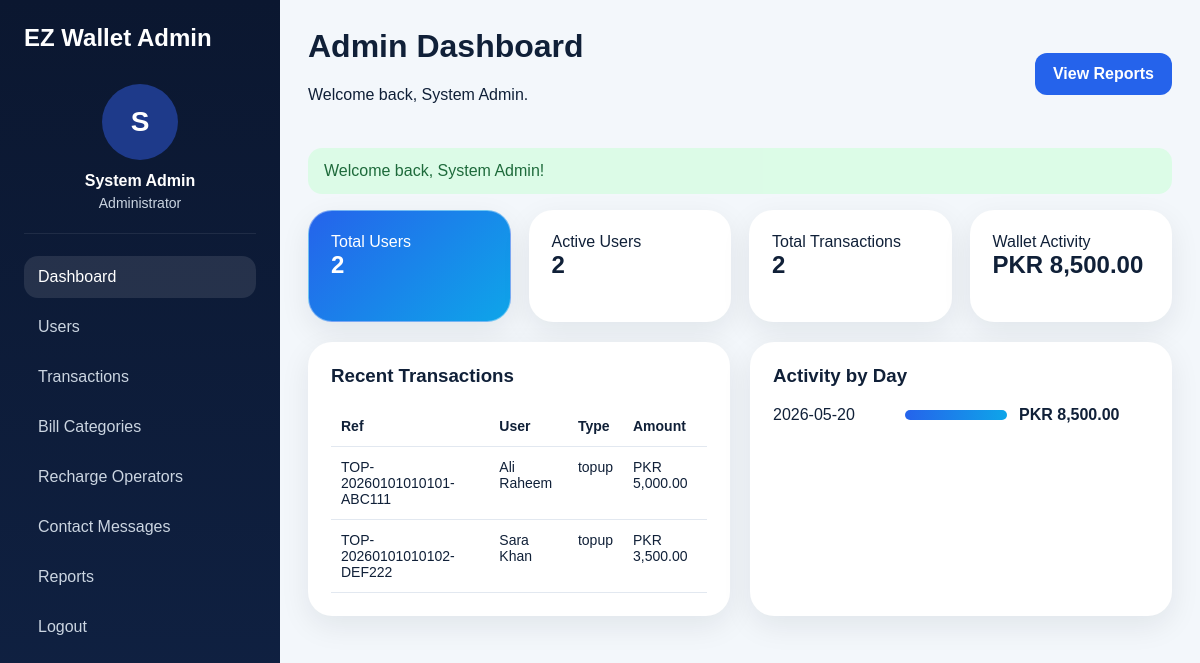
Screenshot of /public/index.php?route=admin/dashboard (signed in) with the database file from the repository.
### tables this page shows
CREATE TABLE wallets (id INT AUTO_INCREMENT PRIMARY KEY,user_id INT NOT NULL UNIQUE,balance DECIMAL(12,2) NOT NULL DEFAULT 0.00,created_at DATETIME NOT NULL,updated_at DATETIME NOT NULL,CONSTRAINT fk_wallet_user FOREIGN KEY (user_id) REFERENCES users(id) ON DELETE CASCADE);

CREATE TABLE users (id INT AUTO_INCREMENT PRIMARY KEY,name VARCHAR(120) NOT NULL,username VARCHAR(80) NOT NULL UNIQUE,email VARCHAR(150) NOT NULL UNIQUE,phone VARCHAR(30) NOT NULL,password_hash VARCHAR(255) NOT NULL,role ENUM('admin','user') NOT NULL DEFAULT 'user',status ENUM('active','inactive') NOT NULL DEFAULT 'active',avatar VARCHAR(255) NULL,created_at DATETIME NOT NULL,updated_at DATETIME NOT NULL);

CREATE TABLE transactions (id INT AUTO_INCREMENT PRIMARY KEY,reference_no VARCHAR(60) NOT NULL,user_id INT NOT NULL,related_user_id INT NULL,type ENUM('topup','transfer','bill_payment','recharge') NOT NULL,direction ENUM('credit','debit') NOT NULL,amount DECIMAL(12,2) NOT NULL,fee DECIMAL(12,2) NOT NULL DEFAULT 0.00,description VARCHAR(255) NULL,status ENUM('pending','completed','failed') NOT NULL DEFAULT 'completed',created_at DATETIME NOT NULL,INDEX idx_transaction_user (user_id),INDEX idx_reference (reference_no),CONSTRAINT fk_transaction_user FOREIGN KEY (user_id) REFERENCES users(id) ON DELETE CASCADE,CONSTRAINT fk_transaction_related_user FOREIGN KEY (related_user_id) REFERENCES users(id) ON DELETE SET NULL);

### controllers/BaseController.php (called while the page is built, shortened)
<?php
abstract class BaseController
{
    protected function view(string $view, array $data = [], string $layout = 'app'): void
    {
        extract($data);
        $layoutFile = __DIR__ . '/../views/layouts/' . $layout . '.php';
        require $layoutFile;
    }
}

### controllers/AdminController.php (called while the page is built, shortened)
<?php
class AdminController extends BaseController
{
    public function dashboard(): void
    {
        require_admin(); $userModel=new User(); $txnModel=new Transaction();
        $this->view('admin/dashboard', ['title'=>'Admin Dashboard','counts'=>$userModel->counts(),'stats'=>$txnModel->stats(),'recentTransactions'=>array_slice($txnModel->all(),0,8),'dailySummary'=>$txnModel->dailySummary(14)], 'admin');
    }
}

### public/index.php (called while the page is built, shortened)
<?php
require_once __DIR__ . '/../routes/web.php';
$route = $_GET['route'] ?? 'home';
[$controllerClass, $method] = $routes[$route];
$controller = new $controllerClass();
$controller->$method();

### config/database.php (called while the page is built)
<?php
class Database
{
    private static ?PDO $instance = null;
    public static function getInstance(): PDO
    {
        if (self::$instance === null) {
            $config = require __DIR__ . '/app.php';
            $db = $config['db'];
            $dsn = sprintf(
                'mysql:host=%s;port=%s;dbname=%s;charset=%s',
                $db['host'],
                $db['port'],
                $db['database'],
                $db['charset']
            );
            self::$instance = new PDO($dsn, $db['username'], $db['password'], [
                PDO::ATTR_ERRMODE => PDO::ERRMODE_EXCEPTION,
                PDO::ATTR_DEFAULT_FETCH_MODE => PDO::FETCH_ASSOC,
                PDO::ATTR_EMULATE_PREPARES => false,
            ]);
        }
        return self::$instance;
    }
}

### models/BaseModel.php (called while the page is built, shortened)
<?php
abstract class BaseModel
{
    public function __construct()
    {
        $this->db = Database::getInstance();
    }
}

### models/User.php (called while the page is built, shortened)
<?php
class User extends BaseModel
{
    public function findById(int $id): ?array
    {
        $stmt = $this->db->prepare("SELECT u.*, w.balance FROM users u LEFT JOIN wallets w ON w.user_id=u.id WHERE u.id=?");
        $stmt->execute([$id]);
        return $stmt->fetch() ?: null;
    }
}

### includes/auth.php (called while the page is built, shortened)
<?php
function auth_user(): ?array
{
    if (!empty($_SESSION['user_id'])) {
        return (new User())->findById((int)$_SESSION['user_id']);
    }
    return null;
}

### includes/helpers.php (called while the page is built, shortened)
<?php
function app_config(): array
{
    static $config = null;
    if ($config === null) {
        $config = require __DIR__ . '/../config/app.php';
    }
    return $config;
}
function base_url(string $path = ''): string
{
    $base = rtrim(app_config()['base_path'], '/');
    $path = ltrim($path, '/');
    return $base . ($path ? '/' . $path : '');
}
function e(?string $value): string
{
    return htmlspecialchars((string)$value, ENT_QUOTES, 'UTF-8');
}
function money(float $amount): string
{
    return app_config()['currency'] . ' ' . number_format($amount, 2);
}
function current_route(): string
{
    return $_GET['route'] ?? 'home';
}
function route_is(string $route): bool
{
    return current_route() === $route;
}

### config/app.php (called while the page is built)
<?php
return [
    'app_name' => 'EZ Wallet Secure Financial Transaction',
    'base_path' => '/ez_wallet_secure/public',
    'db' => [
        'host' => '127.0.0.1',
        'port' => '3306',
        'database' => 'ez_wallet_secure',
        'username' => 'root',
        'password' => '',
        'charset' => 'utf8mb4',
    ],
    'currency' => 'PKR',
    'upload_dir' => dirname(__DIR__) . '/uploads/avatars',
    'max_upload_size' => 2097152,
];

### models/Transaction.php (called while the page is built, shortened)
<?php
class Transaction extends BaseModel
{
    public function all(array $filters=[]): array
    {
        $sql="SELECT t.*, u.name, u.email FROM transactions t INNER JOIN users u ON u.id=t.user_id WHERE 1=1"; $params=[];
        $sql.=" ORDER BY t.created_at DESC"; $stmt=$this->db->prepare($sql); $stmt->execute($params); return $stmt->fetchAll();
    }
    public function dailySummary(int $days=7): array
    {
        $stmt=$this->db->prepare("SELECT DATE(created_at) AS day, COUNT(*) AS total_count, SUM(amount) AS total_amount FROM transactions WHERE created_at >= DATE_SUB(CURDATE(), INTERVAL ? DAY) GROUP BY DATE(created_at) ORDER BY day ASC");
        $stmt->execute([$days]); return $stmt->fetchAll();
    }
}

### views/admin/dashboard.php (the view)
<div class="stats-grid"><div class="stat-card primary"><span>Total Users</span><h2><?= (int)$counts['total_users'] ?></h2></div><div class="stat-card"><span>Active Users</span><h2><?= (int)$counts['active_users'] ?></h2></div><div class="stat-card"><span>Total Transactions</span><h2><?= (int)$stats['total_transactions'] ?></h2></div><div class="stat-card"><span>Wallet Activity</span><h2><?= money((float)$stats['wallet_activity']) ?></h2></div></div><div class="grid-2 section-gap"><div class="card"><div class="card-head"><h3>Recent Transactions</h3></div><div class="table-wrap"><table><thead><tr><th>Ref</th><th>User</th><th>Type</th><th>Amount</th></tr></thead><tbody><?php foreach ($recentTransactions as $tx): ?><tr><td><?= e($tx['reference_no']) ?></td><td><?= e($tx['name']) ?></td><td><?= e($tx['type']) ?></td><td><?= money((float)$tx['amount']) ?></td></tr><?php endforeach; ?></tbody></table></div></div><div class="card"><div class="card-head"><h3>Activity by Day</h3></div><div class="chart-list"><?php foreach ($dailySummary as $day): ?><div class="chart-row"><span><?= e($day['day']) ?></span><div class="chart-bar"><span style="width: <?= min(100, max(5, (float)$day['total_amount'] / 10)) ?>%"></span></div><strong><?= money((float)$day['total_amount']) ?></strong></div><?php endforeach; ?></div></div></div>

### views/partials/admin_sidebar.php
<?php $auth = auth_user(); ?><aside class="sidebar admin-sidebar"><div class="sidebar-brand">EZ Wallet Admin</div><div class="sidebar-user"><div class="avatar-circle admin-avatar"><span><?= strtoupper(substr($auth['name'], 0, 1)) ?></span></div><h4><?= e($auth['name']) ?></h4><p>Administrator</p></div><nav class="sidebar-nav"><a href="<?= base_url('index.php?route=admin/dashboard') ?>" class="<?= route_is('admin/dashboard') ? 'active' : '' ?>">Dashboard</a><a href="<?= base_url('index.php?route=admin/users') ?>">Users</a><a href="<?= base_url('index.php?route=admin/transactions') ?>">Transactions</a><a href="<?= base_url('index.php?route=admin/bill-categories') ?>">Bill Categories</a><a href="<?= base_url('index.php?route=admin/operators') ?>">Recharge Operators</a><a href="<?= base_url('index.php?route=admin/contact-messages') ?>">Contact Messages</a><a href="<?= base_url('index.php?route=admin/reports') ?>">Reports</a><a href="<?= base_url('index.php?route=logout') ?>">Logout</a></nav></aside>

### views/partials/dashboard_header.php
<?php $auth = auth_user(); ?><header class="dashboard-header"><div><h1><?= e($title ?? 'Dashboard') ?></h1><p>Welcome back, <?= e($auth['name']) ?>.</p></div><div class="header-actions"><?php if ($auth['role'] === 'user'): ?><a href="<?= base_url('index.php?route=wallet/send-money') ?>" class="btn btn-primary">Send Money</a><a href="<?= base_url('index.php?route=wallet/add-money') ?>" class="btn btn-outline">Add Money</a><?php else: ?><a href="<?= base_url('index.php?route=admin/reports') ?>" class="btn btn-primary">View Reports</a><?php endif; ?></div></header>

### assets/css/app.css (style rules this page uses)
:root { --bg:#07111f;--bg2:#0c1b31;--text:#102038;--muted:#64748b;--primary:#2563eb;--primary2:#1d4ed8;--success:#15803d;--danger:#dc2626;--border:#e2e8f0 }
* { box-sizing:border-box }
body { margin:0;font-family:Arial,Helvetica,sans-serif;color:var(--text);background:#f3f7fb }
a { text-decoration:none;color:var(--primary) }
h1,h2,h3,h4,p { margin-top:0 }
.btn { display:inline-flex;align-items:center;justify-content:center;padding:12px 18px;border-radius:12px;border:none;cursor:pointer;font-weight:700 }
.btn-primary { background:var(--primary);color:#fff }
.glass-card,.card,.info-card,.auth-card,.form-card,.stat-card { background:#fff;border:1px solid rgba(255,255,255,.4);border-radius:24px;box-shadow:0 10px 30px rgba(15,23,42,.08) }
.two-col,.grid-2 { display:grid;grid-template-columns:repeat(2,1fr);gap:20px }
.sidebar { background:linear-gradient(180deg,#0b1730,#102244);color:#fff;padding:24px;position:sticky;top:0;height:100vh }
.sidebar-brand { font-size:24px;font-weight:800;margin-bottom:20px }
.sidebar-user { text-align:center;padding:12px 0 22px;border-bottom:1px solid rgba(255,255,255,.08) }
.avatar-circle { width:76px;height:76px;border-radius:50%;background:#1e3a8a;display:grid;place-items:center;margin:0 auto 12px;font-size:28px;font-weight:800;overflow:hidden }
.sidebar-user h4 { margin:0 0 5px }
.sidebar-user p { margin:0;color:#cbd5e1;font-size:14px }
.sidebar-nav { display:grid;gap:8px;margin-top:22px }
.sidebar-nav a { color:#cbd5e1;padding:12px 14px;border-radius:14px }
.sidebar-nav a.active,.sidebar-nav a:hover { background:rgba(255,255,255,.1);color:#fff }
.dashboard-header { display:flex;justify-content:space-between;align-items:center;padding:28px 28px 0;gap:16px }
.header-actions { display:flex;gap:10px;flex-wrap:wrap }
.stats-grid { display:grid;grid-template-columns:repeat(4,1fr);gap:18px }
.stat-card { padding:22px }
.stat-card.primary { background:linear-gradient(135deg,#2563eb,#0ea5e9);color:#fff }
.card { padding:22px }
.card-head { margin-bottom:18px }
.section-gap { margin-top:20px }
.table-wrap { overflow:auto }
table { width:100%;border-collapse:collapse }
th,td { padding:12px 10px;border-bottom:1px solid var(--border);text-align:left;vertical-align:top;font-size:14px }
.chart-list { display:grid;gap:12px }
.chart-row { display:grid;grid-template-columns:120px 1fr 130px;gap:12px;align-items:center }
.chart-bar { height:10px;background:#e2e8f0;border-radius:999px;overflow:hidden }
.chart-bar span { display:block;height:100%;background:linear-gradient(90deg,#2563eb,#0ea5e9) }

### rows the page displays
wallets: user.name "S", user.name "System Admin"
transactions: reference_no "TOP-20260101010101-ABC111", user.name "Ali Raheem", type "topup", amount "PKR 5,000.00"
transactions: reference_no "TOP-20260101010102-DEF222", user.name "Sara Khan", type "topup", amount "PKR 3,500.00"

### other values shown
$title "Admin Dashboard"
$flash['message'] "Welcome back, System Admin!"
$counts['total_users'] "2"
$counts['active_users'] "2"
$stats['total_transactions'] "2"
money((float)$stats['wallet_activity']) "PKR 8,500.00"
$day['day'] "2026-05-20"
money((float)$day['total_amount']) "PKR 8,500.00"
